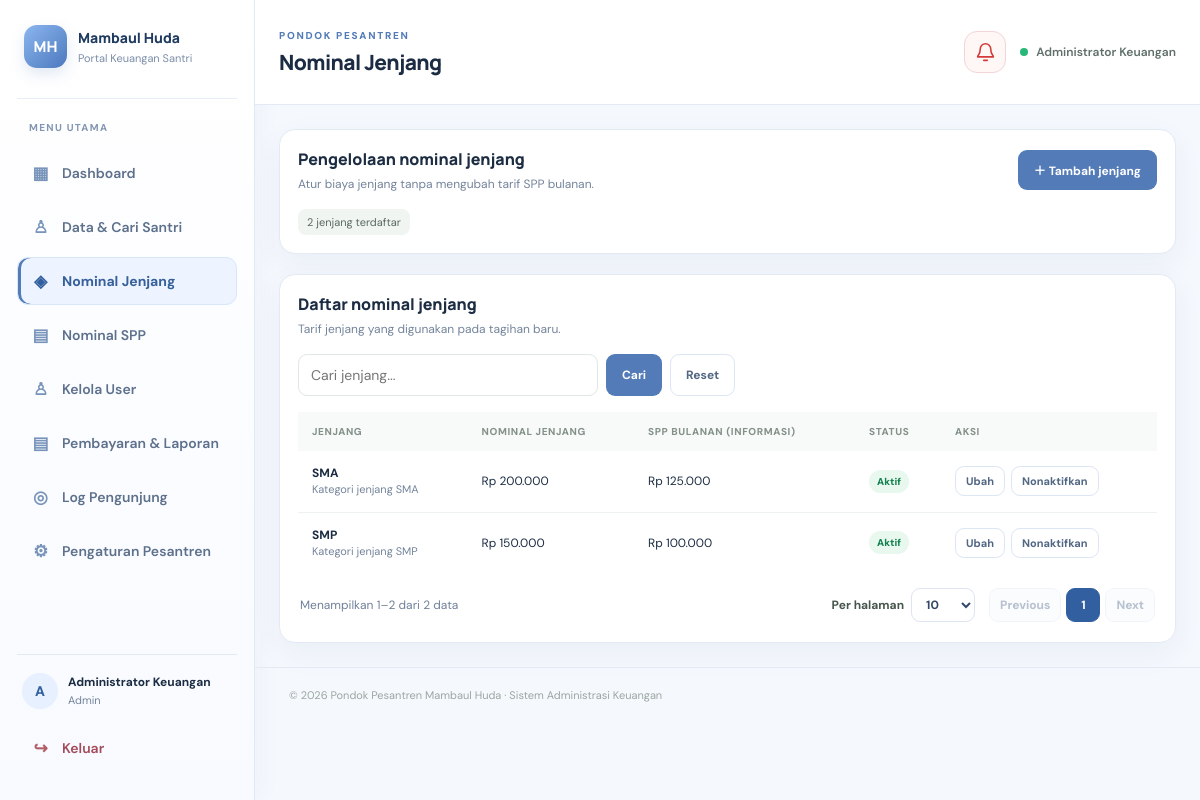
/nominal_jenjang.php (signed in), run on the app's committed database.
### tables this page shows
CREATE TABLE fee_categories (
  id BIGINT UNSIGNED AUTO_INCREMENT PRIMARY KEY,
  name VARCHAR(120) NOT NULL UNIQUE,
  amount DECIMAL(12,2) NOT NULL DEFAULT 0,
  spp_amount DECIMAL(12,2) NOT NULL DEFAULT 0,
  description VARCHAR(255) NULL,
  active TINYINT(1) NOT NULL DEFAULT 1,
  created_at TIMESTAMP DEFAULT CURRENT_TIMESTAMP
);

### config.php (called while the page is built, shortened)
<?php
try {
    $pdo = new PDO(
        'mysql:host=' . DB_HOST . ';dbname=' . DB_NAME . ';charset=utf8mb4',
        DB_USER,
        DB_PASS,
        [
            PDO::ATTR_ERRMODE => PDO::ERRMODE_EXCEPTION,
            PDO::ATTR_DEFAULT_FETCH_MODE => PDO::FETCH_ASSOC,
            PDO::ATTR_EMULATE_PREPARES => false
        ]
    );
    $pdo->exec("SET time_zone = '+07:00'");
} catch (PDOException $e) {
    http_response_code(500);
    exit('Koneksi database gagal. Periksa pengaturan config.php dan pastikan database sudah diimpor.');
}
try {
    $pdo->exec("
        CREATE TABLE IF NOT EXISTS visitor_logs (
            id BIGINT UNSIGNED AUTO_INCREMENT PRIMARY KEY,
            visitor_key CHAR(64) NOT NULL,
            user_id BIGINT UNSIGNED NULL,
            visitor_name VARCHAR(150) NULL,
            login_status ENUM('login','anonymous') NOT NULL DEFAULT 'anonymous',
            page_path VARCHAR(500) NOT NULL,
            ip_address VARCHAR(45) NOT NULL,
            user_agent VARCHAR(500) NULL,
            visited_at DATETIME NOT NULL DEFAULT CURRENT_TIMESTAMP,
            INDEX idx_visitor_visited (visited_at),
            INDEX idx_visitor_key (visitor_key),
            INDEX idx_visitor_user (user_id),
            CONSTRAINT fk_visitor_user FOREIGN KEY (user_id) REFERENCES users(id) ON DELETE SET NULL
        ) ENGINE=InnoDB DEFAULT CHARSET=utf8mb4 COLLATE=utf8mb4_unicode_ci
    ");
} catch (Throwable $e) {
}
function app_setting(string $key, string $default = ''): string
{
    static $settings = null;
    global $pdo;
    if ($settings === null) {
        $settings = [];
        try {
            $rows = $pdo->query('SELECT setting_key, setting_value FROM app_settings')->fetchAll();
        } catch (Throwable $e) {
        }
    }
    return (string)($settings[$key] ?? $default);
}
function app_school_name(): string
{
    return app_setting('school_name', APP_NAME) ?: APP_NAME;
}
function e(?string $value): string
{
    return htmlspecialchars((string)$value, ENT_QUOTES, 'UTF-8');
}
function rupiah($amount): string
{
    return 'Rp ' . number_format((float)$amount, 0, ',', '.');
}

### nominal_jenjang.php (the view, shortened to what this page needs)
<?php
require __DIR__ . '/config.php';
$search=trim((string)($_GET['q']??''));$where=$search!==''?' WHERE name LIKE ? OR description LIKE ?':'';$params=$search!==''?['%'.$search.'%','%'.$search.'%']:[];
require_once __DIR__.'/includes/pagination.php';$count=$pdo->prepare('SELECT COUNT(*) FROM fee_categories'.$where);$count->execute($params);$pagination=pagination_state((int)$count->fetchColumn());
$list=$pdo->prepare('SELECT * FROM fee_categories'.$where.' ORDER BY name LIMIT '.$pagination['per_page'].' OFFSET '.$pagination['offset']);$list->execute($params);$rows=$list->fetchAll();
require __DIR__ . '/includes/header.php'; ?>
<section class="card">
    <div class="section-head">
        <div>
            <h2>Pengelolaan nominal jenjang</h2>
            <p>Atur biaya jenjang tanpa mengubah tarif SPP bulanan.</p>
        </div><button class="btn" type="button" onclick="openLevelModal()">＋ Tambah jenjang</button>
    </div>
    <div class="pill"><?= number_format($pagination['total'],0,',','.') ?> jenjang terdaftar</div>
</section>
<section class="card" style="margin-top:20px">
    <div class="section-head">
        <div>
            <h2>Daftar nominal jenjang</h2>
            <p>Tarif jenjang yang digunakan pada tagihan baru.</p>
        </div>
    </div>
    <form method="get" style="display:flex;gap:8px;margin:10px 0 16px;flex-wrap:wrap"><input type="hidden" name="per_page" value="<?= (int)$pagination['per_page'] ?>"><input class="input" name="q" value="<?= e($search) ?>" placeholder="Cari jenjang..." style="max-width:300px"><button class="btn" type="submit">Cari</button><a class="btn btn-light" href="<?= APP_BASE ?>/nominal_jenjang.php">Reset</a></form>
    <div class="table-wrap">
        <table id="level-table">
            <thead>
                <tr>
                    <th>Jenjang</th>
                    <th>Nominal jenjang</th>
                    <th>SPP bulanan (informasi)</th>
                    <th>Status</th>
                    <th>Aksi</th>
                </tr>
            </thead>
            <tbody>
                <?php foreach ($rows as $r): ?><tr>
                        <td><strong><?= e($r['name']) ?></strong>
                            <div class="help"><?= e($r['description'] ?? '') ?></div>
                        </td>
                        <td><?= rupiah($r['amount']) ?></td>
                        <td><?= rupiah($r['spp_amount']) ?></td>
                        <td><span class="badge <?= $r['active'] ? 'paid' : 'neutral' ?>"><?= $r['active'] ? 'Aktif' : 'Nonaktif' ?></span></td>
                        <td>
                            <div style="display:flex;gap:6px;flex-wrap:wrap"><a class="btn btn-light btn-small" href="<?= APP_BASE ?>/nominal_jenjang.php?edit=<?= (int)$r['id'] ?>">Ubah</a>
                                <form method="post"><button class="btn btn-light btn-small" type="submit"><?= $r['active'] ? 'Nonaktifkan' : 'Aktifkan' ?></button></form>
                            </div>
                        </td>
                    </tr><?php endforeach; ?>
                <?php if (!$rows): ?><tr>
                        <td colspan="5" class="empty">Belum ada jenjang.</td>
                    </tr><?php endif; ?></tbody>
        </table>
    </div>
    <?php render_pagination($pagination, ['q'=>$search,'per_page'=>$pagination['per_page']]); ?>
</section>
<?php require __DIR__ . '/includes/footer.php'; ?>

### includes/pagination.php (shortened to what this page needs)
<?php
function pagination_state(int $total, array $allowed = [10, 25, 50, 100]): array {
    $perPage = (int)($_GET['per_page'] ?? 10);
    $pages = max(1, (int)ceil($total / $perPage));
    $page = min($pages, max(1, (int)($_GET['page'] ?? 1)));
    return ['total'=>$total, 'per_page'=>$perPage, 'pages'=>$pages, 'page'=>$page, 'offset'=>($page-1)*$perPage,
        'from'=>$total ? (($page-1)*$perPage+1) : 0, 'to'=>min($page*$perPage,$total)];
}
function render_pagination(array $state, array $query = []): void {
    $base = $query; unset($base['page']);
    $url = static function(int $page) use ($base): string { $q=$base; $q['page']=$page; return '?' . http_build_query($q); };
    echo '<div class="pagination-bar"><div class="pagination-meta">Menampilkan '.number_format($state['from'],0,',','.').'–'.number_format($state['to'],0,',','.').' dari '.number_format($state['total'],0,',','.').' data</div>';
    echo '<div class="pagination-controls"><label>Per halaman <select onchange="const u=new URL(location.href);u.searchParams.set(\'per_page\',this.value);u.searchParams.set(\'page\',1);location.href=u.toString()">';
    foreach ([10,25,50,100] as $n) echo '<option value="'.$n.'"'.($state['per_page']===$n?' selected':'').'>'.$n.'</option>';
    echo '</select></label><nav aria-label="Navigasi halaman"><a class="page-btn '.($state['page']<=1?'disabled':'').'" href="'.e($url(max(1,$state['page']-1))).'"'.($state['page']<=1?' aria-disabled="true" tabindex="-1"':'').'>Previous</a>';
    $start=max(1,$state['page']-2); $end=min($state['pages'],$state['page']+2);
    for($p=$start;$p<=$end;$p++) echo '<a class="page-btn '.($p===$state['page']?'active':'').'" href="'.e($url($p)).'"'.($p===$state['page']?' aria-current="page"':'').'>'.$p.'</a>';
    echo '<a class="page-btn '.($state['page']>=$state['pages']?'disabled':'').'" href="'.e($url(min($state['pages'],$state['page']+1))).'"'.($state['page']>=$state['pages']?' aria-disabled="true" tabindex="-1"':'').'>Next</a></nav></div></div>';
}

### assets/style.css (style rules this page uses)
:root { --green:#16865b;--green-dark:#0e6845;--green-soft:#eaf7f0;--ink:#172b24;--muted:#718078;--line:#e7eee9;--bg:#f6f9f7;--white:#fff;--red:#c43c3c;--amber:#9a6700;--shadow:0 10px 30px rgba(24,65,45,.05) }
* { box-sizing:border-box }
body { margin:0;background:var(--bg);color:var(--ink);font:14px 'DM Sans',sans-serif }
a { color:inherit;text-decoration:none }
button,input,select,textarea { font:inherit }
.card { background:#fff;border:1px solid var(--line);border-radius:16px;padding:21px;box-shadow:var(--shadow);min-width:0 }
.section-head { display:flex;align-items:center;justify-content:space-between;gap:12px;margin-bottom:17px }
.section-head h2,.card h2 { font:800 16px Manrope;margin:0 }
.section-head p { color:var(--muted);margin:6px 0 0;font-size:12px }
.btn { display:inline-flex;align-items:center;justify-content:center;gap:7px;padding:10px 15px;border-radius:9px;border:1px solid transparent;background:var(--green);color:#fff;font-weight:700;cursor:pointer;font-size:12px;transition:.2s }
.btn-light { background:#fff;border-color:var(--line);color:#4b5c52 }
.btn-small { padding:7px 10px;font-size:11px }
label { font-size:12px;font-weight:700;color:#46564c }
.input,select,textarea { width:100%;border:1px solid #dfe8e2;border-radius:9px;background:#fff;padding:11px 12px;outline:none;color:var(--ink);min-width:0 }
.help { font-size:11px;color:var(--muted);line-height:1.5 }
.table-wrap { width:100%;overflow:auto }
table { border-collapse:collapse;width:100%;white-space:nowrap }
th { text-align:left;background:#f8faf9;color:#849188;text-transform:uppercase;font-size:10px;letter-spacing:.6px;padding:13px 14px;font-weight:800 }
td { padding:14px;border-bottom:1px solid #edf2ee;font-size:12px }
tr:last-child td { border-bottom:0 }
.badge { display:inline-flex;align-items:center;padding:5px 8px;border-radius:20px;font-size:10px;font-weight:800 }
.badge.paid { background:#e8f8ef;color:#14804e }
.pill { display:inline-flex;background:#f0f5f1;padding:6px 9px;border-radius:8px;font-size:11px;color:#596a60 }
:root { --green:#527bb8;--green-dark:#365f9b;--green-soft:#edf4ff;--ink:#1c2d43;--muted:#74849a;--line:#e3eaf4;--bg:#f5f8fd;--shadow:0 10px 30px rgba(50,85,135,.06) }
body { background:var(--bg);color:var(--ink) }
.sidebar,.topbar,.card { background:#fff }
.btn { background:#527bb8 }
.btn-light { background:#fff;border-color:#dce6f4;color:#526783 }
@media (min-width:768px) and (max-width:1200px) { .card { padding:18px } }
.pagination-bar { display:flex;align-items:center;justify-content:space-between;gap:14px;flex-wrap:wrap;padding:15px 2px 2px;color:#71809a;font-size:12px }
.pagination-controls { display:flex;align-items:center;gap:14px;flex-wrap:wrap }
.pagination-controls label { display:flex;align-items:center;gap:7px;white-space:nowrap }
.pagination-controls select { border:1px solid #dce5f1;border-radius:9px;padding:7px 10px;background:#fff;color:#344967;font:inherit }
.pagination-controls nav { display:flex;align-items:center;gap:5px;flex-wrap:wrap }
.page-btn { display:inline-flex;align-items:center;justify-content:center;min-width:34px;height:34px;padding:0 10px;border:1px solid #dce5f1;border-radius:9px;background:#fff;color:#526b8e;text-decoration:none;font-size:12px;font-weight:650;transition:.15s }
.page-btn.active { background:#315f9f;border-color:#315f9f;color:#fff }
.page-btn.disabled { opacity:.42;pointer-events:none;background:#f7f9fc }

### data on the page
fee_categories: name "SMA", description "Kategori jenjang SMA", amount "Rp 200.000", spp_amount "Rp 125.000", shows "Aktif", shows "Nonaktifkan", active "1", id "2"
fee_categories: name "SMP", description "Kategori jenjang SMP", amount "Rp 150.000", spp_amount "Rp 100.000", active "Aktif"

### other printed values
$schoolMark "MH"
$schoolName "Mambaul Huda"
substr($user['full_name'] ?? 'U',0,1) "A"
$user['full_name'] "Administrator Keuangan"
$user['role'] "Admin"
$pageTitle "Nominal Jenjang"
$pagination['total'] "2"
app_school_name() "Mambaul Huda"
form field value "10"
